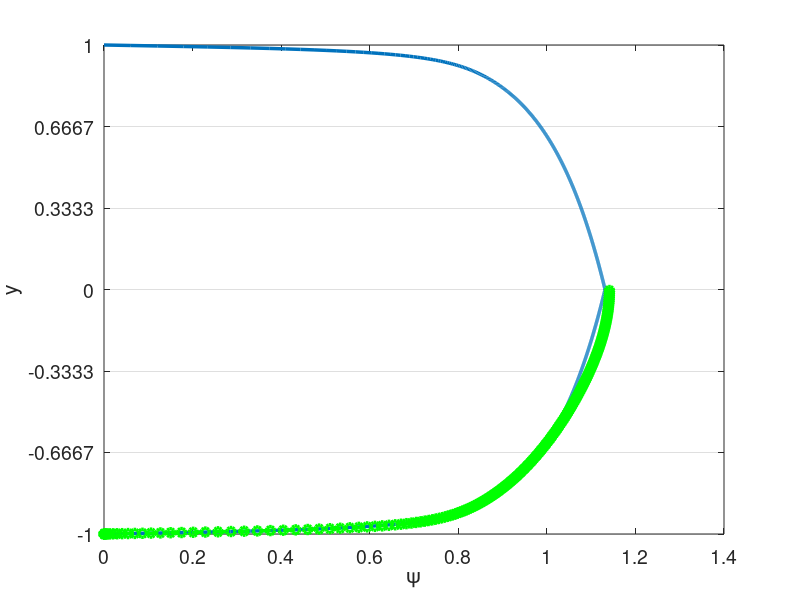
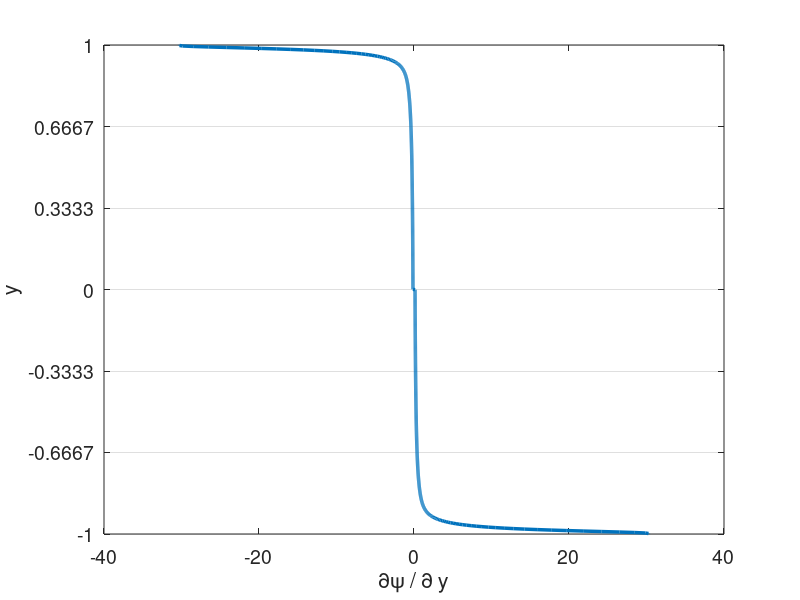

Here is the MATLAB script that generated these plots, in order: (Note: this script raises an error after producing the figures.)
% clc
clear all
close all


set(0,'DefaultAxesFontSize',14)
set(0,'defaultLineLineWidth',2.5)
% set(0,'DefaultFigureWindowStyle','docked')


linestyles = {'k-','b-','r-','g-','c-','m-','k--','b--','r--','g--','c--','m--','k-.','b-.','r-.','g-.','c-.','m-.','k:','b:','r:','g:','c:','m:'};
pointstyles = {'ko','bo','ro','go','co','mo','k^','b^','r^','g^','c^','m^','ks','bs','rs','gs','cs','ms','k*','b*','r*','g*','c*','m*','k+','b+','r+','g+','c+','m+'};
%%

%%%%%%%%%%%%%%%%%%%%%%%%%%%%%%%%%%%%%%%%%%%%%%%%%%%%%%%%%%%%%%%%%%
% Navier-Stokes Solver Demo (2D Channel)
%%%%%%%%%%%%%%%%%%%%%%%%%%%%%%%%%%%%%%%%%%%%%%%%%%%%%%%%%%%%%%%%%%
% pgrads = 3.25e-3 for N=4, E=8, exp mesh
% pgrads = 9.25e-3 for N=4, E=6, uniform
% pgrads = 1.8e-4 for N=4, E=8, uniform, enrich
% Moser info: u_tau = 5.43496e-02, Re_tau = 543
% y/delta y^+, U^+, dUdy, W, P

tic()
format compact;
format short;
mu = 1/10000; %1/395; 1/6874;
rho = 1;
Re = rho/mu; 
pgrad = 3.25e-3; 9.25e-3; %2.5e-4; % 9.25e-3;
force_pgrad = 0;
Re_tau = 550;
pgrad = (Re_tau*mu).^2*rho;


N=4; % polynomial order  
Ex=1; % Number of elements in x
Ey=6; % Number of elements in y
Tfinal=400; 
CFL=0.05;
en_on = 2;
N_en_y = 1; 
N_over = N; % N
delay_en = 0;
en_start_time = 100;
head = '';
fig_header = '';

rans_on = 1;
exp_mesh = 0;

dir_name = [head,'re',num2str(ceil(Re)),'_p',num2str(N),'_e',num2str(Ey),'_exp',num2str(exp_mesh),'_en',num2str(en_on),'_over',num2str(N_over),'_forcing',num2str(force_pgrad)];
soln_dir = dir_name;
plot_soln = 1;
save_soln = 1;
plot_int = 5000;
save_soln_int = 5000;
restart = 0;
rst_step = 300000;

if ~en_on
    N_over = N;
end

%% Enrichment information
en_mag = 3;
psi = {@(x,y) en_mag*(0.5*(1 - y.^2) + 0.*x), @(x,y) 0.*y + 0.*x};
gpsi = {@(x,y) 0.*y + 0.*x, @(x,y) en_mag*(-1.*y + 0.*x), ...
        @(x,y) 0.*y + 0.*x, @(x,y) 0.*y + 0.*x};
hpsi = {@(x,y) 0.*y + 0.*x, @(x,y) en_mag*(-1 - 0.*y + 0.*x), ...
        @(x,y) 0.*y + 0.*x, @(x,y) 0.*y + 0.*x};
    
% psi = {@(x,y) (0.5*(1 - y.^4) + 0.*x), @(x,y) 0.*y + 0.*x};
% gpsi = {@(x,y) 0.*y + 0.*x, @(x,y) (-2.*y.^3 + 0.*x), ...
%         @(x,y) 0.*y + 0.*x, @(x,y) 0.*y + 0.*x};
% hpsi = {@(x,y) 0.*y + 0.*x, @(x,y) (-6.*y.^2 + 0.*x), ...
%         @(x,y) 0.*y + 0.*x, @(x,y) 0.*y + 0.*x};
%    

    
% Law of the wall
u_tau = sqrt(0.316./(Re.^0.25)/8);
Re_tau = u_tau/mu; %Re;
Re_tau = 550;
% u_tau = 1;
nu = 1/Re_tau;
kap = 0.41;
beta = 5.2;
dypdy = Re_tau;
ypb = 11.062299784340414;
yp = @(y) (1-abs(y))*Re_tau;
u_tau = Re_tau*mu;
lotw = @(yp) ((yp <= ypb).*yp + (yp > ypb).*(1./kap.*log(yp+eps)+beta));
psi = {@(x,y) u_tau*((yp(y) <= ypb).*yp(y) + (yp(y) > ypb).*(1./kap.*log(yp(y)+eps)+beta) + 0.*x), @(x,y) 0.*y + 0.*x};
gpsi = {@(x,y) 0.*y + 0.*x,  @(x,y) -1*sign(y).*u_tau.*(((yp(y) <= ypb).*1 + (yp(y) > ypb).*1./(kap*(yp(y)+eps)))*dypdy + 0.*x),...
        @(x,y) 0.*y + 0.*x, @(x,y) 0.*y + 0.*x};
hpsi = {@(x,y) 0.*y + 0.*x,  @(x,y) u_tau*(((yp(y) <= ypb).*0 + (yp(y) > ypb).*-1./(kap*(yp(y)+eps).^2))*dypdy*dypdy + 0.*x),...
        @(x,y) 0.*y + 0.*x, @(x,y) 0.*y + 0.*x};
    

% 1/7th
% mag = 1;
% yd = @(y) 1-abs(y)+eps;
% psi = {@(x,y) mag*((yd(y)).^(1/7).*(yd(y)>eps*10)+ 0.*x), @(x,y) 0.*y + 0.*x};
% gpsi = {@(x,y) 0.*y + 0.*x,  @(x,y) mag*(-1*sign(y).*1./7.*(yd(y)).^(-6/7).*(yd(y)>eps*10) + 0.*x),...
%         @(x,y) 0.*y + 0.*x, @(x,y) 0.*y + 0.*x};
% hpsi = {@(x,y) 0.*y + 0.*x,  @(x,y) mag*(-6/49*(yd(y)).^(-13/7).*(yd(y)>eps*10) + 0.*x),...
%         @(x,y) 0.*y + 0.*x, @(x,y) 0.*y + 0.*x};

% Reicher Law of the Wall
Re_tau = 550;
C=5.17;
kap=0.41;
dypdy = Re_tau;
yp = @(y) (1-abs(y))*Re_tau;
u_tau = Re_tau*mu;
psi = {@(x,y) u_tau*(1/kap.*log(1+kap.*yp(y))+(C-1./kap.*log(kap)).*(1-exp(-yp(y)/11)-yp(y)/11.*exp(-yp(y)/3))) + 0.*x,...
    @(x,y) 0.*y + 0.*x};
gpsi = {@(x,y) 0.*y + 0.*x, @(x,y) -1*sign(y).*dypdy*u_tau.*(1./(1+kap.*yp(y))+(C-1./kap.*log(kap)).*(1/11*exp(-yp(y)/11)+(yp(y)-3)/33.*exp(-yp(y)/3))) + 0.*x,...
        @(x,y) 0.*y + 0.*x, @(x,y) 0.*y + 0.*x};
hpsi = {@(x,y) 0.*y + 0.*x,  @(x,y) dypdy*dypdy*u_tau*(-kap./((1+kap.*yp(y)).^2)+(C-1./kap.*log(kap)).*(-1/121*exp(-yp(y)/11)+(-yp(y)+6)/99.*exp(-yp(y)/3))) + 0.*x,...
        @(x,y) 0.*y + 0.*x, @(x,y) 0.*y + 0.*x};


%% Initial Conditions
% Turbulent pipe
u_cfl = 3/2;
pert = 0.0;
u_ic = @(x,y) 3/2*(1-y.^2);
v_ic = @(x,y) 0.0*y;

darcy = 0.316./(Re.^0.25);
u_tau = sqrt(darcy/8);
Yp = @(Y) max((1-abs(Y))*u_tau*Re,1e-3)+eps;
sigma = 0.6;
fact = @(Yp) exp((-(log10(Yp)-1).^2)./(2*sigma.^2));
k_ic = @(x,y) 0.0*x + 4.5*u_tau*u_tau*fact(Yp(y));

eps_s = 3;
omg_ic = @(x,y) 0.0*x + 0.5*Re*u_tau*u_tau*fact(Yp(y));


% Turbulent channel
Re_tau = 550;
u_tau = Re_tau*mu/rho;
Yp = @(Y) max((1-abs(Y))*Re_tau,0); %1e-3)+eps;
C=5.17;
kap=0.41;
eps_ic = 0; %1e-2;
kx = 23;
kz=13;
alpha_ic = kx*2*pi/(0.375);
beta_ic = kz*2*pi/1;
riech = @(Yp) mu*Re_tau*(1/kap.*log(1+kap.*Yp)+(C-1./kap.*log(kap)).*(1-exp(-Yp/11)-Yp/11.*exp(-Yp/3)));
u_ic = @(x,y) riech(Yp(y)) + eps_ic*sin(alpha_ic*x);
v_ic = @(x,y) 0*y + eps_ic*sin(alpha_ic*x);

% u_ic = @(x,y) psi{1}(x,y);

sigma = 0.6;
fact = @(Yp) exp((-(log10(Yp)-1).^2)./(2*sigma.^2));
k_ic = @(x,y) 0.0*x + 4.5*u_tau*u_tau*fact(Yp(y));

eps_s = 3;
omg_ic = @(x,y) 0.0*x + 0.5*Re*u_tau*u_tau*fact(Yp(y));

%%
%%
%%
moser=load('moser_data/LM_Channel_0550_mean_prof.dat');
%% Plot psi
figure(5)
ys_plot = linspace(-1,1,1000);
plot(psi{1}(0,ys_plot),ys_plot)
hold on
plot(moser(:,3)*5.43496e-02,(moser(:,1))-1,'g--o')
xlabel('\psi')
ylabel('y')
set(gca, 'YGrid', 'on', 'XGrid', 'off')
yticks(linspace(-1,1,Ey+1));
figure(6)
ys_plot = linspace(-1,1,1000);
plot(gpsi{2}(0,ys_plot),ys_plot)
xlabel('\partial\psi / \partial y')
ylabel('y')
set(gca, 'YGrid', 'on', 'XGrid', 'off')
yticks(linspace(-1,1,Ey+1));


%% Begin Solve
E=Ex*Ey; % Total number of elements
N1=N+1;
disp("Generating Matrices")
Q=makeq(Ex,Ey,N); % Global continuity
R=maker(Q,Ex,N); % Restriction matrix, applies Dirichlet conditions
[X,Y]=make_geom_channel(Ex,Ey,N);      % Geometry in local form
if exp_mesh
    [X,Y]=make_geom_channel_exp(Ex,Ey,N);      % Geometry in local form
end
en_b_nodes = get_en_bound_nodes(Ex,Ey,N,N_en_y);
dom_vol = (max(max(max(X)))-min(min(min(X))))*(max(max(max(Y)))-min(min(min(Y))));

Ys = zeros(Ey*length(Y(1,:,1)),1);
for i = 1:Ey
    Ys((i-1)*(N+1)+1:(i)*(N+1)) = Y(1,:,(i-1)*Ex+1);
end

psi_p = psi{1}(0,Ys(N_en_y*(N+1)));
dypsi_p1 = gpsi{2}(0,Ys(N_en_y*(N+1)));
dypsi_p2 = gpsi{2}(0,Ys(end-N_en_y*(N+1)));
        
[G,J,ML,RX]=make_coef(X,Y);
[Ah,Bh,Ch,Dh,z,w]=semhat(N);
[Gs, Gs_x, Gs_y] =  face_mats(X,Y,E,N);
Gs_c = R*Q'*apply_en_cont(Gs,en_b_nodes,psi_p);
Gsb = R*Q'*Gs*Q*R';


[n,nb]=size(R); 
nL=N1*N1*E;

Ab=spalloc(nL,nL,nL*N);    %  Generate Abar
for j=1:nL
    x=zeros(nL,1); 
    x(j)=1; 
    Ab(:,j)=abar_c(x,Dh,G,Q);  % assembled Neumann Operator
end
Ab_save = Ab;
A_c=R*Q'*apply_en_cont(Ab,en_b_nodes,psi_p);
S_check=full(Ab);
Ab = Q'*Ab*Q;
A=R*Ab*R'; % Full stiffness matrix
Bb=reshape(ML,nL,1); % Form Mass matrix
Bb=diag(Bb); 
Bb=sparse(Bb); 
Ma=R*Q'*Bb*Q*R'; % Assembling mass matrix  % Full mass matrix
M_c = R*Q'*apply_en_cont(Bb,en_b_nodes,psi_p);


%% Form matrices for rans

[L_x,L_y,J_x,J_y] = dir_jac(E,X,Y);
w2d = w*w';
w1d = reshape(w2d,[N1*N1,1])';
[dphi_dxi, dphi_deta, dphi_dx, dphi_dy, dpdx_dpdx, dpdy_dpdy, dpdx_dpdy, ...
        dpdx_dpdx_flat, dpdy_dpdy_flat, dpdx_dpdy_flat] ...
    = get_phi_grads(N1,Dh,E,J_x,J_y);
dphi_dx_flat = reshape(dphi_dx,N1*N1,N1*N1,E);
dphi_dy_flat = reshape(dphi_dy,N1*N1,N1*N1,E);

w2d_e = zeros(N+1,N+1,E);
for ie = 1:E
    w2d_e(:,:,ie) = w2d*L_x(ie)/2*L_y(ie)/2;
end

A_x = form_Ax(N1,E,w2d,J_x,J,dpdx_dpdx,ones(size(J)));
A_y = form_Ay(N1,E,w2d,J_y,J,dpdy_dpdy,ones(size(J)));
A_xy = form_Axy(N1,E,w2d,J_x,J_y,J,dpdx_dpdy,ones(size(J)));


SS = zeros(N1,N1,E,2,2);
OS = zeros(N1,N1,E,2,2);
dudx = zeros(N1,N1,E);
dudy = zeros(N1,N1,E);
dvdx = zeros(N1,N1,E);
dvdy = zeros(N1,N1,E);
dkdx = zeros(N1,N1,E);
dkdy = zeros(N1,N1,E);
domgdx = zeros(N1,N1,E);
domgdy = zeros(N1,N1,E);

%%
M_check=full(Bb);

Ma_uv_check = zeros(2*nL);
Ma_uv_check(1:nL,1:nL) = M_check;
Ma_uv_check(nL+1:2*nL,nL+1:2*nL) = M_check;
A_uv_check = zeros(2*nL);
A_uv_check(1:nL,1:nL) = S_check;
A_uv_check(nL+1:2*nL,nL+1:2*nL) = S_check;

M_q = full(Ma);
S_q = full(A);


%%
% Assemble overall system matrices
nn = length(Ma); % number of nodes in the domain
Ma_uv = zeros(2*nn);
Ma_uv(1:nn,1:nn) = Ma;
Ma_uv(nn+1:2*nn,nn+1:2*nn) = Ma;
Ma_uv = sparse(Ma_uv);
A_uv = zeros(2*nn);
A_uv(1:nn,1:nn) = A;
A_uv(nn+1:2*nn,nn+1:2*nn) = A;
A_uv = sparse(A_uv);
ML_uv = zeros(2*(N+1),2*(N+1),E);
ML_uv(1:N+1,1:N+1,1:E) = ML;
ML_uv(N+2:2*(N+1),N+2:2*(N+1),1:E) = ML;
G_uv = zeros(2*nn);
G_uv(1:nn,1:nn) = Gsb;
G_uv(nn+1:2*nn,nn+1:2*nn) = Gsb;
G_uv = sparse(G_uv);



%% Assemble enrichment matrices
psi_xy = zeros(N+1,N+1,E);
N1_over = N_over + 1;
[z_over,w_over] = zwgll(N_over);
w2d_over = w_over*w_over';
w1d_over = reshape(w2d_over,[N1_over*N1_over,1])';
disp("Generating Overintegrated Values")
[dphi_dxi_over, dphi_deta_over, dphi_dx_over, dphi_dy_over, dpdx_dpdx_over, dpdy_dpdy_over, dpdx_dpdy_over, ...
        dpdx_dpdx_flat_over, dpdy_dpdy_flat_over, dpdx_dpdy_flat_over,phi_2d_flat] ...
    = get_phi_grads2(N1,E,J_x,J_y,N_over,N_en_y);
dphi_dx_flat_over = reshape(dphi_dx_over,N1_over*N1_over,N1*N1,E);
dphi_dy_flat_over = reshape(dphi_dy_over,N1_over*N1_over,N1*N1,E);
if en_on
    [psi_xy,psi_xy_act,gpsi_xy_act,Sp_all,Sp_all_Q,Jac_e_flat,gpsi_e_flat,Mp_uv,Sp_uv,Mp_all_c,Sp_all_c,Mp_full,Sp_full] = ...
        assemble_enrichment(X,Y,Ex,Ey,E,N,N1,nn,nL,J,Q,R,N_en_y,psi,gpsi,hpsi,en_b_nodes,psi_p,N_over);
end

%%

dxmin=pi*(z(N1)-z(N))/(2*Ex); % Get min dx for CFL constraint
dt=CFL*dxmin/u_cfl; 

% dt = 1e-3;
nstep=ceil(Tfinal/dt); 
dt=Tfinal/nstep; 
% Print information
nstep
dt
yp1 = (1+Y(1,2))*Re

disp("Computing inverse")
Ai=pinv(full(Ab)); 

disp("Setting Initial Conditions")
% Initial conditions
for e = 1:E
    for i = 1:N+1
        for j = 1:N+1
%             u(i,j,e) = f_ic(X(i,j,e),Y(i,j,e))+pert*rand()*u_ic;
%             v(i,j,e) = v(i,j,e)+pert*rand()*u_ic;
            u(i,j,e) = u_ic(X(i,j,e),Y(i,j,e));
            v(i,j,e) = v_ic(X(i,j,e),Y(i,j,e));
            k(i,j,e) = k_ic(X(i,j,e),Y(i,j,e));
            omg(i,j,e) = omg_ic(X(i,j,e),Y(i,j,e));
        end
    end
end
if en_on
    [u, v] = project_to_enrich(X,Y,E,Ex,Ey,N,N_en_y,u,v,psi);
end

% u = apply_en_cont_soln(u,en_b_nodes,psi_p);
u1_0=u; u2_0=u; u3_0=u; fx3_0=u; fx2_0=u; fx1_0=u; u_0 = u;
v1_0=v; v2_0=v; v3_0=v; fy3_0=v; fy2_0=v; fy1_0=v; v_0 = v;
u1=u; u2=u; u3=u; fx3=u; fx2=u; fx1=u;
v1=v; v2=v; v3=v; fy3=v; fy2=v; fy1=v;
k1=k; k2=k; k3=k; fk3=k; fk2=k; fk1=k;
omg1=omg; omg2=omg; omg3=omg; fomg3=omg; fomg2=omg; fomg1=omg;

F_pgrad = pgrad*ones(size(ML));
F_1 = ones(size(ML));
% Fb=reshape(ML.*F,nL,1); %% Output
% 
% Fb=Bb\(Q'*Fb);  

uv = [u;v];

%%
uv_ic_check = uv;

%% Setup BC if nonzero
% u_bc = ones(size(u)).*((Y==1)+(Y==-1));
% u_bc = reshape(ML.*u_bc,nL,1);
% u_bc = Bb\(Q'*u_bc);

% k_bc = k_bc_val.*ones(size(k));
% k_bc = reshape(ML.*k_bc,nL,1);
% k_bc = (Q'*Bb*Q)\(Q'*k_bc);
% 
% omg_bc = omg_bc_val.*ones(size(omg));
% omg_bc = reshape(ML.*omg_bc,nL,1);
% omg_bc = (Q'*Bb*Q)\(Q'*omg_bc);

%%
disp("Timestepping")
step = 1;
if (restart == 1)
   fname = strcat(soln_dir,"/soln_Re_",num2str(Re),"_P_",num2str(N),"_",num2str(Ex),"x",num2str(Ey),"_step_",num2str(rst_step),".mat");
   load(fname);
   step = rst_step;
end

plot1 = 1;
time = 0;
[plot1,u_mean] = post_channel(N,Ex,Ey,w,X,Y,Ys,en_on,step,time,u,psi_xy,N_en_y,plot1);
if save_soln
    mkdir(soln_dir);
end

%%
while step <= nstep
    time=step*dt;
    
    if (time > en_start_time) && (~en_on) && (delay_en)
        en_on = 1;
        [psi_xy,psi_xy_act,gpsi_xy_act,Sp_all,Sp_all_Q,Jac_e_flat,gpsi_e_flat,Mp_uv,Sp_uv,Mp_all_c,Sp_all_c,Mp_full,Sp_full] = ...
            assemble_enrichment(X,Y,Ex,Ey,E,N,N1,nn,nL,J,Q,R,N_en_y,psi,gpsi,hpsi,en_b_nodes,psi_p,N_over);
        [u, v] = project_to_enrich(X,Y,E,Ex,Ey,N,N_en_y,u,v,psi);
    end
    
    % Form combined u for RANS terms
    u_comb = u;
    if en_on
        u_comb = u+psi_xy_act{1};
    end
    
    %% Form S
    u_flat = reshape(u,N1*N1,E);
    v_flat = reshape(v,N1*N1,E);
    k_flat = reshape(k,N1*N1,E);
    omg_flat = reshape(omg,N1*N1,E);

    
    for ie = 1:E
        dudx(:,:,ie) = reshape(dphi_dx_flat(:,:,ie)*u_flat(:,ie),N1,N1);
        dvdx(:,:,ie) = reshape(dphi_dx_flat(:,:,ie)*v_flat(:,ie),N1,N1);
        dudy(:,:,ie) = reshape(dphi_dy_flat(:,:,ie)*u_flat(:,ie),N1,N1);
        dvdy(:,:,ie) = reshape(dphi_dy_flat(:,:,ie)*v_flat(:,ie),N1,N1);
        dkdx(:,:,ie) = reshape(dphi_dx_flat(:,:,ie)*k_flat(:,ie),N1,N1);
        dkdy(:,:,ie) = reshape(dphi_dy_flat(:,:,ie)*k_flat(:,ie),N1,N1);
        domgdx(:,:,ie) = reshape(dphi_dx_flat(:,:,ie)*omg_flat(:,ie),N1,N1);
        domgdy(:,:,ie) = reshape(dphi_dy_flat(:,:,ie)*omg_flat(:,ie),N1,N1);
    end
    
    if en_on
        dudx = dudx + gpsi_xy_act{1};
        dudy = dudy + gpsi_xy_act{2};
        dvdx = dvdx + gpsi_xy_act{3}; % Doesn't matter given assumptions
        dvdy = dvdy + gpsi_xy_act{4}; % Doesn't matter given assumptions
    end
    
    % Modify enrichment
%     if (mod(step,2000)==0) && (time > 50)
%         u_tau_calc = sqrt(mu*dudy(:,1,1)/rho);
%         u_tau = u_tau_calc(1);
%         psi = {@(x,y) u_tau*((yp(y) <= ypb).*yp(y) + (yp(y) > ypb).*(1./kap.*log(yp(y)+eps)+beta) + 0.*x), @(x,y) 0.*y + 0.*x};
%         gpsi = {@(x,y) 0.*y + 0.*x,  @(x,y) -1*sign(y).*u_tau.*(((yp(y) <= ypb).*1 + (yp(y) > ypb).*1./(kap*(yp(y)+eps)))*dypdy + 0.*x),...
%             @(x,y) 0.*y + 0.*x, @(x,y) 0.*y + 0.*x};
%         hpsi = {@(x,y) 0.*y + 0.*x,  @(x,y) u_tau*(((yp(y) <= ypb).*0 + (yp(y) > ypb).*-1./(kap*(yp(y)+eps).^2))*dypdy*dypdy + 0.*x),...
%             @(x,y) 0.*y + 0.*x, @(x,y) 0.*y + 0.*x};
%         
%         psi_p = psi{1}(0,Ys(N_en_y*(N+1)));
%         dypsi_p1 = gpsi{2}(0,Ys(N_en_y*(N+1)));
%         dypsi_p2 = gpsi{2}(0,Ys(end-N_en_y*(N+1)));
%         
%         A_c=R*Q'*apply_en_cont(Ab_save,en_b_nodes,psi_p);
%         M_c = R*Q'*apply_en_cont(Bb,en_b_nodes,psi_p);
%         
%         [psi_xy,psi_xy_act,gpsi_xy_act,Sp_all,Sp_all_Q,Jac_e_flat,gpsi_e_flat,Mp_uv,Sp_uv,Mp_all_c,Sp_all_c,Mp_full,Sp_full] = ...
%             assemble_enrichment(X,Y,Ex,Ey,E,N,N1,nn,nL,J,Q,R,N_en_y,psi,gpsi,hpsi,en_b_nodes,psi_p,N_over);
%         [u, v] = project_to_enrich(X,Y,E,Ex,Ey,N,N_en_y,u_comb,v,psi);
%         
%         en_on = 2;
%         
%         for ie = 1:E
%             dudx(:,:,ie) = reshape(dphi_dx_flat(:,:,ie)*u_flat(:,ie),N1,N1);
%             dvdx(:,:,ie) = reshape(dphi_dx_flat(:,:,ie)*v_flat(:,ie),N1,N1);
%             dudy(:,:,ie) = reshape(dphi_dy_flat(:,:,ie)*u_flat(:,ie),N1,N1);
%             dvdy(:,:,ie) = reshape(dphi_dy_flat(:,:,ie)*v_flat(:,ie),N1,N1);
%             dkdx(:,:,ie) = reshape(dphi_dx_flat(:,:,ie)*k_flat(:,ie),N1,N1);
%             dkdy(:,:,ie) = reshape(dphi_dy_flat(:,:,ie)*k_flat(:,ie),N1,N1);
%             domgdx(:,:,ie) = reshape(dphi_dx_flat(:,:,ie)*omg_flat(:,ie),N1,N1);
%             domgdy(:,:,ie) = reshape(dphi_dy_flat(:,:,ie)*omg_flat(:,ie),N1,N1);
%         end
%         
%         if en_on
%             dudx = dudx + gpsi_xy_act{1};
%             dudy = dudy + gpsi_xy_act{2};
%             dvdx = dvdx + gpsi_xy_act{3}; % Doesn't matter given assumptions
%             dvdy = dvdy + gpsi_xy_act{4}; % Doesn't matter given assumptions
%         end
%     end
    
    
    SS(:,:,:,1,1) = 1/2*(dudx+dudx);
    SS(:,:,:,1,2) = 1/2*(dudy+dvdx);
    SS(:,:,:,2,1) = 1/2*(dvdx+dudy);
    SS(:,:,:,2,2) = 1/2*(dvdy+dvdy);
    OS(:,:,:,1,1) = 1/2*(dudx-dudx);
    OS(:,:,:,1,2) = 1/2*(dudy-dvdx);
    OS(:,:,:,2,1) = 1/2*(dvdx-dudy);
    OS(:,:,:,2,2) = 1/2*(dvdy-dvdy);
    

    %% Get rans values
    [mu_t,gam_k,gam_omg,G_k,G_omg,Y_k,Y_omg,S_k,S_omg,R1,R2,R3,R4,omg_w] ...
        = get_rans_coeffs(rho,mu,k,omg,SS,OS,dkdx,dkdy,domgdx,domgdy,Y,u_comb,v);
    if ~rans_on
        mu_t = zeros(size(mu_t));
    end
    Re_t = rho./(mu_t+eps);
    Re_comb = rho./(mu*ones(size(mu_t))+mu_t);
    Re_k = rho./gam_k;
    Re_omg = rho./gam_omg;
    %% Timestepping
    
    if step==1; b0=1.0;    b= [ -1 0 0 ]';       a=[ 1  0 0 ]'; end
    if step==2; b0=1.5;    b=([ -4 1 0 ]')./2;   a=[ 2 -1 0 ]'; end
    if step>=3; b0=11./6.; b=([ -18 9 -2 ]')./6; a=[ 3 -3 1 ]'; end

    if ~rans_on
        % Compute A
        [A_x_full,A_y_full,A_xy_full] = form_Ax_Ay_Axy(N1,E,w1d,J,dpdx_dpdx_flat,dpdy_dpdy_flat,dpdx_dpdy_flat,Re_comb);
        A_x = R*Q'*A_x_full*Q*R';
        A_y = R*Q'*A_y_full*Q*R';
        A_xy = R*Q'*A_xy_full*Q*R';
        A_uv = zeros(2*nn);
        A_uv(1:nn,1:nn) = 2*A_x+A_y+A_xy;
        A_uv(nn+1:2*nn,nn+1:2*nn) = A_x+2*A_y+A_xy';
        A_uv = sparse(A_uv);
        
        T1_rhs = 0;
        
        if en_on
            A_full = 2*A_x_full+A_y_full+A_xy_full;
            A_c=R*Q'*apply_en_cont(A_full,en_b_nodes,psi_p);
            [T1_new] = form_T1_psi(E,N,w1d_over,Jac_e_flat,dphi_dy_flat_over,gpsi_e_flat,Re_comb,N_en_y,phi_2d_flat);
            T1_rhs = (dt/b0)*R*Q'*reshape(T1_new,nL,1);
            
            H_uv = (Ma_uv + (A_uv)*dt/(b0) + dt/b0*(Mp_uv + Sp_uv));
            H_c = (M_c + (A_c)*dt/(b0) + dt/b0*(Mp_all_c{1}+Sp_all_c{1}));
            if en_on == 2
                H_uv = (Ma_uv + (A_uv)*dt/(b0)); % + dt/b0*(Mp_uv + Sp_uv));
                H_c = (M_c + (A_c)*dt/(b0)); % + dt/b0*(Mp_all_c{1}+Sp_all_c{1}));
            end
            %             H_q = full(H_uv);
            rhs_c = (H_c);
            [LH_uv,UH_uv]=lu(H_uv);
        end
    end
    
%     if step>=3
        if en_on          
            if rans_on
                [A_x_k,A_y_k] = form_Ax_Ay(N1,E,w1d,J,dpdx_dpdx_flat,dpdy_dpdy_flat,Re_k);
                A_k = R*Q'*(A_x_k + A_y_k)*Q*R';
                Ab_k = Q'*(A_x_k + A_y_k)*Q;
                H_k=(Ma+A_k*dt/(b0)+dt/b0*Sp_all{1});
                H_k_bar = (Q'*Bb*Q+ Ab_k*dt/(b0)+dt/b0*Sp_all_Q{1});
                if en_on == 2
                    H_k=(Ma+A_k*dt/(b0));
                    H_k_bar = (Q'*Bb*Q+ Ab_k*dt/(b0));
                end
        
                [LH_k,UH_k]=lu(H_k);
        
                % Assuming Re_omg=Re_k
                H_omg = H_k;
                H_omg_bar = H_k_bar;
                LH_omg = LH_k;
                UH_omg = UH_k;
            end
        else
            terms_x = zeros(N+1,N+1,E);
            terms_y = zeros(N+1,N+1,E);
            T1_rhs = 0;
            
            H_uv = (Ma_uv + (A_uv)*dt/(b0));
            rhs_c = zeros(size(Ma(:,1)));
            [LH_uv,UH_uv]=lu(H_uv);
            
            if rans_on
                [A_x_k,A_y_k] = form_Ax_Ay(N1,E,w1d,J,dpdx_dpdx_flat,dpdy_dpdy_flat,Re_k);
                A_k = R*Q'*(A_x_k + A_y_k)*Q*R';
                Ab_k = Q'*(A_x_k + A_y_k)*Q;
                H_k=(Ma+A_k*dt/(b0));
                H_k_bar = (Q'*Bb*Q+ Ab_k*dt/(b0));
        
                [LH_k,UH_k]=lu(H_k);
        
                % Assuming Re_omg=Re_k
                H_omg = H_k;
                H_omg_bar = H_k_bar;
                LH_omg = LH_k;
                UH_omg = UH_k;
            end
        end
        
        b0i=1./b0;
%     end % Viscous op

    
%   Nonlinear step - unassembled, not multiplied by mass matrix   
    %% Setup Convection terms and forcing terms
    fx1 = -convl(u,RX,Dh,u,v); % + F; % du = Cu  
    fy1 = -convl(v,RX,Dh,u,v); % dv = Cv
    fk1 = -convl(k,RX,Dh,u,v) + G_k - Y_k + S_k; % dk = Ck
    fomg1 = -convl(omg,RX,Dh,u,v) + G_omg - Y_omg + S_omg + R1 + R2 + R3 + R4; % domg = Comg
    fx1_0 = F_1;
    fy1_0 = zeros(size(F_1));
    
    if force_pgrad
        fx1 = fx1 + F_pgrad;
    end
    
    if en_on == 2
        en_u = dt/b0*((Sp_full{1}+Mp_full{1})*reshape(u,nL,1)+Mp_full{2}*reshape(v,nL,1));
        en_u = reshape(en_u,N1,N1,E);
        en_u_0 = dt/b0*((Sp_full{1}+Mp_full{1})*reshape(u_0,nL,1)+Mp_full{2}*reshape(v_0,nL,1));
        en_u_0 = reshape(en_u_0,N1,N1,E);
        en_v = dt/b0*Mp_full{2}*reshape(v,nL,1);
        en_v = reshape(en_v,N1,N1,E);
        
        en_k = dt/b0*Sp_full{1}*reshape(k,nL,1);
        en_k = reshape(en_k,N1,N1,E); 
        en_omg = dt/b0*Sp_full{1}*reshape(omg,nL,1);
        en_omg = reshape(en_omg,N1,N1,E); 
        
        
        % SRB
        fx1 = fx1 - en_u;
        fx1_0 = fx1_0;% - en_u_0; 
        fy1 = fy1 - en_v;
        fk1 = fk1 - en_k;
        fomg1 = fomg1 - en_omg;
    end
    
    %% Setup residual terms in bdf

    rx   = a(1)*fx1   + a(2)*fx2   + a(3)*fx3; % kth-order extrapolation
    ry   = a(1)*fy1   + a(2)*fy2   + a(3)*fy3;
    rk   = a(1)*fk1   + a(2)*fk2   + a(3)*fk3;
    romg = a(1)*fomg1 + a(2)*fomg2 + a(3)*fomg3;
    rx_0 = a(1)*fx1_0   + a(2)*fx2_0   + a(3)*fx3_0;
    ry_0 = a(1)*fy1_0   + a(2)*fy2_0   + a(3)*fy3_0;

    fx3=fx2; fx2=fx1; 
    fy3=fy2; fy2=fy1; 
    fk3=fk2; fk2=fk1;
    fomg3=fomg2; fomg2=fomg1;
    fx3_0=fx2_0; fx2_0=fx1_0; 
    fy3_0=fy2_0; fy2_0=fy1_0; 

    %% Add residual terms to bdf
    rx  = dt*rx - (b(1)*u+b(2)*u2+b(3)*u3); u3=u2; u2=u; % Add BDF terms
    ry  = dt*ry - (b(1)*v+b(2)*v2+b(3)*v3); v3=v2; v2=v; %     and
    rk  = dt*rk - (b(1)*k+b(2)*k2+b(3)*k3); k3=k2; k2=k;
    romg = dt*romg - (b(1)*omg+b(2)*omg2+b(3)*omg3); omg3=omg2; omg2=omg;
    rx_0  = dt*rx_0 - (b(1)*u_0+b(2)*u2_0+b(3)*u3_0); u3_0=u2_0; u2_0=u_0; % Add BDF terms
    ry_0  = dt*ry_0 - (b(1)*v_0+b(2)*v2_0+b(3)*v3_0); v3_0=v2_0; v2_0=v_0; % Add BDF terms
    
    ut  = b0i*rx; 
    vt  = b0i*ry; 
    k   = b0i*rk;
    omg = b0i*romg;
    ut_0  = b0i*rx_0; 
    vt_0  = b0i*ry_0; 
 
    [uL,vL,pr]=pressure_project(ut,vt,Ai,Q,ML,RX,Dh); % Div-free velocity
    [uL_0,vL_0,pr_0]=pressure_project(ut_0,vt_0,Ai,Q,ML,RX,Dh); % Div-free velocity
    pr = (b0/dt)*pr;
    pr_0 = (b0/dt)*pr_0;
    

    %%

    %   Set RHS.                 %Viscous update. %  Convert to local form.
%     u=R*(Q'*reshape(ML.*uL,nL,1)-Hbar*u_bc);
    u_rhs=R*(Q'*reshape(ML.*uL,nL,1));
    v_rhs=R*(Q'*reshape(ML.*vL,nL,1));
    u_rhs_0=R*(Q'*reshape(ML.*uL_0,nL,1));
    v_rhs_0=R*(Q'*reshape(ML.*vL_0,nL,1));
    
    if rans_on
        k_rhs=R*(Q'*reshape(ML.*k,nL,1));%-H_k_bar*k_bc);
        omg_rhs=R*(Q'*reshape(ML.*omg,nL,1));%-H_omg_bar*omg_bc);
    end
    
    %%
    
    % Solve k and omg first
    if rans_on
        k = UH_k\(LH_k\k_rhs);
        omg = UH_omg\(LH_omg\omg_rhs);
        k=Q*(R'*k);%+k_bc);
        omg=Q*(R'*omg);%+omg_bc);
        k=reshape(k,N1,N1,E);
        omg=reshape(omg,N1,N1,E);
        mu_t = rho.*k./(omg_w+omg);
        
        % recompute matrices for uv 
        Re_t = rho./(mu_t+eps);
        Re_comb = rho./(mu*ones(size(mu_t))+mu_t*rans_on);
        
        [A_x_full,A_y_full,A_xy_full] = form_Ax_Ay_Axy(N1,E,w1d,J,dpdx_dpdx_flat,dpdy_dpdy_flat,dpdx_dpdy_flat,Re_comb);
        A_x = R*Q'*A_x_full*Q*R';
        A_y = R*Q'*A_y_full*Q*R';
        A_xy = R*Q'*A_xy_full*Q*R';
        A_uv = zeros(2*nn);
        A_uv(1:nn,1:nn) = 2*A_x+A_y+A_xy;
        A_uv(nn+1:2*nn,nn+1:2*nn) = A_x+2*A_y+A_xy';
        A_uv = sparse(A_uv);
                
        if ~en_on
            H_uv = (Ma_uv + (A_uv)*dt/(b0));
            rhs_c = zeros(size(Ma(:,1)));
            [LH_uv,UH_uv]=lu(H_uv);
        end
        
        if en_on           
            A_full = 2*A_x_full+A_y_full+A_xy_full;
            A_c=R*Q'*apply_en_cont(A_full,en_b_nodes,psi_p);
            [T1_new] = form_T1_psi(E,N,w1d_over,Jac_e_flat,dphi_dy_flat_over,gpsi_e_flat,Re_comb,N_en_y,phi_2d_flat);
            T1_rhs = (dt/b0)*R*Q'*reshape(T1_new,nL,1);
            
            if en_on == 1
                H_uv = (Ma_uv + (A_uv)*dt/(b0) + dt/b0*(Mp_uv + Sp_uv));
                H_c = (M_c + (A_c)*dt/(b0) + dt/b0*(Mp_all_c{1}+Sp_all_c{1}));
            end
            if en_on == 2
                H_uv = (Ma_uv + (A_uv)*dt/(b0));
                H_c = (M_c + (A_c)*dt/(b0)); 
            end
            rhs_c = (H_c);
            [LH_uv,UH_uv]=lu(H_uv);
        end
    end
    
    % SRB
    u_rhs = u_rhs + T1_rhs;
    u_rhs_0 = u_rhs_0;% + T1_rhs;
    
    %% Solve for u_0, v_0, p_0
    % SRB
    uv_0 = [u_rhs_0;v_rhs_0];
    uv_0=UH_uv\(LH_uv\uv_0);
    
    u_0 = uv_0(1:nn);
    v_0 = uv_0(nn+1:2*nn);
    u_0=Q*(R'*u_0);
    %SRB
%     if en_on
%         u_0 = apply_en_cont_soln(Ey,N_en_y,en_b_nodes,u_0,psi_p);
%     end
    u_0=reshape(u_0,N1,N1,E);
    v_0=Q*(R'*v_0);
    v_0=reshape(v_0,N1,N1,E);
    
    
    %% Solve for u', v', p'
    %SRB
    uv = [u_rhs+rhs_c;v_rhs];
    uv=UH_uv\(LH_uv\uv); 
   
    u = uv(1:nn);
    v = uv(nn+1:2*nn);
    u=Q*(R'*u);
    %SRB
    if en_on
        u = apply_en_cont_soln(Ey,N_en_y,en_b_nodes,u,psi_p);
    end
    u=reshape(u,N1,N1,E);
    v=Q*(R'*v);
    v=reshape(v,N1,N1,E);
    
    %% Add in forcing term
    u_comb = u;
    u_0_comb = u_0;
    if en_on
        u_comb = u+psi_xy_act{1};
%         u_0_comb = u_0+psi_xy_act{1};
    end
    % Integrate domain
    avg_u = sum(u_comb.*w2d_e,'All')/dom_vol;
    avg_u_0 = sum(u_0_comb.*w2d_e,'All')/dom_vol;
    alpha_0 = (1-avg_u)/avg_u_0;
    if ~force_pgrad 
    % SRB 
    u = u + alpha_0*u_0;
%     u_comb = u_comb + alpha_0*u_comb;
%     u =  u_comb;
%     if en_on
%         u = u_comb - psi_xy_act{1};
%     end
    v = v + alpha_0*v_0;
    pr = pr + alpha_0*pr_0;
    end
    
    
%% Output
    if mod(step,plot_int)==0 && plot_soln
        [plot1,u_mean] = post_channel(N,Ex,Ey,w,X,Y,Ys,en_on,step,time,u,psi_xy,N_en_y,plot1);
    end
    if mod(step,save_soln_int)==0 && save_soln
        disp(step)
        fname = strcat(soln_dir,"/soln_Re_",num2str(Re),"_P_",num2str(N),"_",num2str(Ex),"x",num2str(Ey),"_step_",num2str(step),".mat");
        save(fname); 
    end
    if isnan(u(1,2))
        step
        time
        return
    end
    
    step = step + 1;
end
if  plot_soln
    [plot1,u_mean] = post_channel(N,Ex,Ey,w,X,Y,Ys,en_on,step,time,u,psi_xy,N_en_y,plot1);
    get_Up(Ys,u_mean,u_tau,mu,lotw,Ey,N,psi,en_on);
end
if  save_soln
    fname = strcat(soln_dir,"/soln_Re_",num2str(Re),"_P_",num2str(N),"_",num2str(Ex),"x",num2str(Ey),"_step_",num2str(step),".mat");
    save(fname);
    fig_title = [fig_header,'Enriched N=',num2str(Ey),' P=',num2str(N)];
    lotw_file = strcat(soln_dir,"/lotw_Re_",num2str(Re),"_P_",num2str(N),"_",num2str(Ex),"x",num2str(Ey),"_step_",num2str(step),".jpg");
    dom_file = strcat(soln_dir,"/dom_Re_",num2str(Re),"_P_",num2str(N),"_",num2str(Ex),"x",num2str(Ey),"_step_",num2str(step),".jpg");
    channel_file = strcat(soln_dir,"/channel_Re_",num2str(Re),"_P_",num2str(N),"_",num2str(Ex),"x",num2str(Ey),"_step_",num2str(step),".jpg");
    figure(7)
    title(fig_title)
    saveas(gcf,lotw_file);
    figure(1)
    title(fig_title)
    saveas(gcf,dom_file);
    figure(2)
    title(fig_title)
    saveas(gcf,channel_file);
end
toc()
